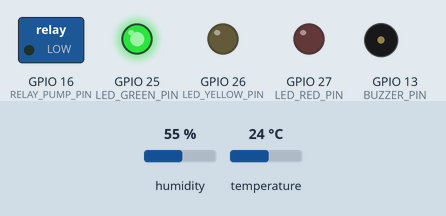
The sketch below on a simulated ESP32. Shown: switched loads named in the sketch (green lamp = pin HIGH), output pins drawn as LEDs (lit = HIGH), buzzer (waves = sounding, pin HIGH). The test bench sets the inputs (shaded band); at power-on: temperature 24 °C, humidity 55 %. WiFi joins after 1.5 s; servers stay silent unless stated; random numbers use the default seed unless the sketch sets one; no MQTT or app messages arrive unless stated; what the sketch prints to the serial monitor is not drawn.

Above: at 2.7 s.
2.8 s: temperature set to 29.5 °C
4.7 s: temperature set to 30.6 °C
At 6.8 s:
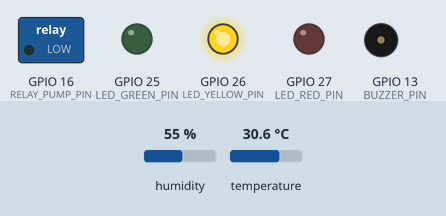
7.1 s: temperature set to 41 °C
At 8.3 s:
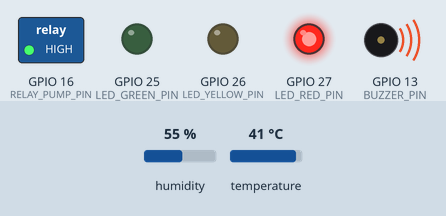
9.1 s: temperature set to 12 °C
At 10.6 s:
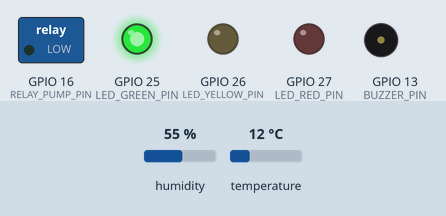
11.1 s: temperature set to 33 °C
At 13.0 s:
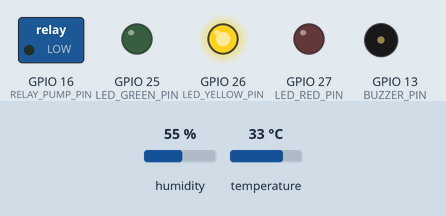
Timing chart, 0 to 14.1 s (numbered marks = the images above; inputs shaded):
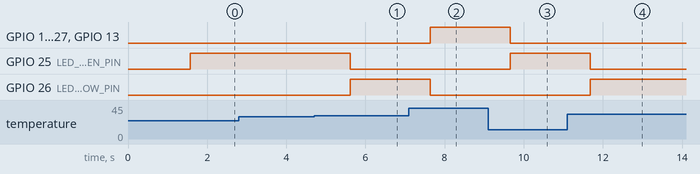

Measured:
- the behaviour switches between 29.9 and 30 °C on temperature (found by bisection; images 0 and 1)
- after the input at 2.8 s, every drawn part: stays the same
- after the input at 4.7 s, GPIO 25 (LED_GREEN_PIN): HIGH → LOW after 0.91 s; GPIO 26 (LED_YELLOW_PIN): LOW → HIGH after 0.91 s
- after the input at 7.1 s, GPIO 16 (RELAY_PUMP_PIN), GPIO 27 (LED_RED_PIN), GPIO 13 (BUZZER_PIN): LOW → HIGH after 0.54 s; GPIO 26 (LED_YELLOW_PIN): HIGH → LOW after 0.54 s
- after the input at 9.1 s, GPIO 16 (RELAY_PUMP_PIN), GPIO 27 (LED_RED_PIN), GPIO 13 (BUZZER_PIN): HIGH → LOW after 0.56 s; GPIO 25 (LED_GREEN_PIN): LOW → HIGH after 0.56 s
- after the input at 11.1 s, GPIO 25 (LED_GREEN_PIN): HIGH → LOW after 0.59 s; GPIO 26 (LED_YELLOW_PIN): LOW → HIGH after 0.59 s

The sketch:

sketch.ino
```cpp
#include "DHTesp.h"
#include "PubSubClient.h"
#include "WiFi.h"

// Pin hardware
const int DHT_PIN = 19;
const int LED_GREEN_PIN = 25;
const int LED_YELLOW_PIN = 26;
const int LED_RED_PIN = 27;
const int RELAY_PUMP_PIN = 16;
const int BUZZER_PIN = 13;

// Wi-Fi dan MQTT
const char* ssid = "Wokwi-GUEST";
const char* pass = "";
const char* broker = "broker.hivemq.com";
const int brokerPort = 1883;

// Variabel jaringan
String macAddr;
String ipAddr;

// Objek sensor dan komunikasi
DHTesp dhtSensor;
WiFiClient wifiClient;
PubSubClient mqtt(wifiClient);

// Variabel untuk mengontrol LED dan buzzer
bool isRedActive = false;
bool isYellowActive = false;
bool isGreenActive = false;
bool isBuzzerActive = false;

void WifiSetup() {
  WiFi.mode(WIFI_STA);
  WiFi.begin(ssid, pass);
  while (WiFi.status() != WL_CONNECTED) {
    Serial.print(".");
    delay(500);
  }

  ipAddr = WiFi.localIP().toString().c_str();
  macAddr = WiFi.macAddress();

  Serial.print("Connected at: ");
  Serial.println(ipAddr);
  Serial.print("MAC: ");
  Serial.println(macAddr);
}

void MqttSetup() {
  mqtt.setServer(broker, brokerPort);
}

void Reconnect() {
  Serial.println("Connecting to MQTT Broker...");
  while (!mqtt.connected()) {
    Serial.println("Reconnecting to MQTT Broker...");
    String clientId = "ESP32Client-";
    clientId += String(random(0xffff), HEX);

    if (mqtt.connect(clientId.c_str())) {
      Serial.print("ID: ");
      Serial.println(clientId);
      Serial.println("Connected.");
    } else {
      Serial.print("failed, rc=");
      Serial.print(mqtt.state());
      Serial.println(" try again in 5 seconds");
      delay(5000);
    }
  }
}

void setup() {
  Serial.begin(115200);
  pinMode(LED_GREEN_PIN, OUTPUT);
  pinMode(LED_YELLOW_PIN, OUTPUT);
  pinMode(LED_RED_PIN, OUTPUT);
  pinMode(RELAY_PUMP_PIN, OUTPUT);
  pinMode(BUZZER_PIN, OUTPUT);

  WifiSetup();
  MqttSetup();

  dhtSensor.setup(DHT_PIN, DHTesp::DHT22);
}

void controlLedsAndBuzzer(float temperature) {
  if (temperature > 35) {
    digitalWrite(LED_RED_PIN, HIGH);
    digitalWrite(BUZZER_PIN, HIGH);
    isRedActive = true;
    isBuzzerActive = true;

    digitalWrite(LED_YELLOW_PIN, LOW);
    digitalWrite(LED_GREEN_PIN, LOW);
    isYellowActive = false;
    isGreenActive = false;
  } else if (temperature >= 30 && temperature <= 35) {
    digitalWrite(LED_YELLOW_PIN, HIGH);
    isYellowActive = true;

    digitalWrite(LED_RED_PIN, LOW);
    digitalWrite(LED_GREEN_PIN, LOW);
    digitalWrite(BUZZER_PIN, LOW);
    isRedActive = false;
    isGreenActive = false;
    isBuzzerActive = false;
  } else {
    digitalWrite(LED_GREEN_PIN, HIGH);
    isGreenActive = true;

    digitalWrite(LED_RED_PIN, LOW);
    digitalWrite(LED_YELLOW_PIN, LOW);
    digitalWrite(BUZZER_PIN, LOW);
    isRedActive = false;
    isYellowActive = false;
    isBuzzerActive = false;
  }

  if (temperature >= 35) {
    digitalWrite(RELAY_PUMP_PIN, HIGH);  // Mengaktifkan relay
  } else {
    digitalWrite(RELAY_PUMP_PIN, LOW);   // Mematikan relay
  }
}

void publishStatus() {
  String statusMessage = String("Red LED: ") + (isRedActive ? "ON" : "OFF") +
                         ", Yellow LED: " + (isYellowActive ? "ON" : "OFF") +
                         ", Green LED: " + (isGreenActive ? "ON" : "OFF") +
                         ", Buzzer: " + (isBuzzerActive ? "ON" : "OFF") +
                         ", Relay: " + (digitalRead(RELAY_PUMP_PIN) ? "ON" : "OFF");
  mqtt.publish("monitoring/status", statusMessage.c_str());
}

void loop() {
  if (!mqtt.connected()) {
    Reconnect();
  }

  mqtt.loop();

  TempAndHumidity data = dhtSensor.getTempAndHumidity();
  float temperature = data.temperature;
  float humidity = data.humidity;

  // Kontrol LED dan buzzer berdasarkan suhu
  controlLedsAndBuzzer(temperature);

  // Mengirimkan suhu dan kelembapan ke topik MQTT masing-masing
  char tempString[10];
  char humString[10];
  dtostrf(temperature, 4, 2, tempString);
  dtostrf(humidity, 4, 2, humString);
  mqtt.publish("monitoring/temperature", tempString);
  mqtt.publish("monitoring/humidity", humString);

  // Mengirimkan status LED, buzzer, dan relay ke topik status
  publishStatus();

  delay(1000); // Delay sebelum pengukuran berikutnya
}
```
